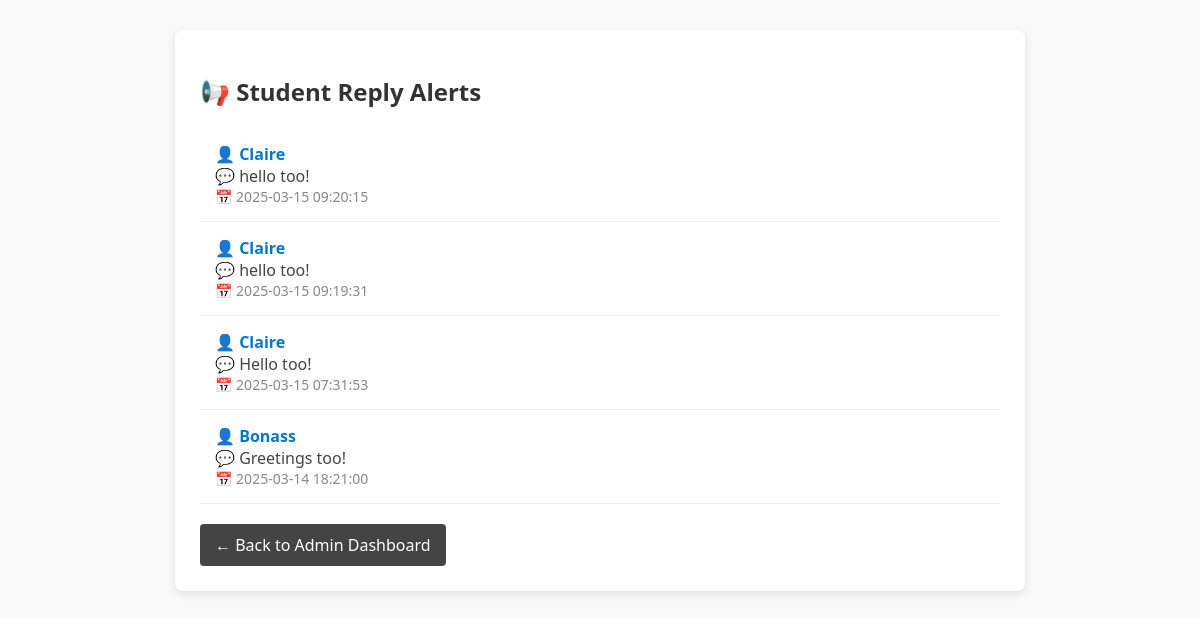
/admin/admin_alerts.php, run on the app's committed database.
### tables this page shows
CREATE TABLE `tblreplies` (
  `id` int(11) NOT NULL,
  `user_id` int(11) DEFAULT NULL,
  `notification_id` int(11) DEFAULT NULL,
  `reply_message` text DEFAULT NULL,
  `created_at` timestamp NOT NULL DEFAULT current_timestamp()
);

CREATE TABLE `tblusers` (
  `user_id` int(11) NOT NULL,
  `username` varchar(50) NOT NULL,
  `password` varchar(255) NOT NULL,
  `role` enum('student','admin') NOT NULL DEFAULT 'student',
  `created_at` timestamp NOT NULL DEFAULT current_timestamp()
);

### admin/admin_alerts.php (the view, shortened to what this page needs)
<?php
include('../connect_db.php');
$alerts = $conn->query("
    SELECT r.reply_message, r.created_at AS reply_date, u.username
    FROM tblreplies r
    INNER JOIN tblusers u ON r.user_id = u.user_id
    ORDER BY r.created_at DESC
");
?>
<!DOCTYPE html>
<html>
<head>
    <link rel="stylesheet" href="css/style.css">
</head>
<body>
    <div class="alert-box">
        <h2>📢 Student Reply Alerts</h2>
        <?php if ($alerts->num_rows > 0): ?>
            <?php while ($row = $alerts->fetch_assoc()): ?>
                <div class="alert-item">
                    <div class="student-name">👤 <?= htmlspecialchars($row['username']) ?></div>
                    <div class="alert-message">💬 <?= htmlspecialchars($row['reply_message']) ?></div>
                    <div class="alert-time">📅 <?= $row['reply_date'] ?></div>
                </div>
            <?php endwhile; ?>
        <?php else: ?>
            <p>No student replies yet.</p>
        <?php endif; ?>
        <a class="back-btn" href="admin_dashboard.php">← Back to Admin Dashboard</a>
    </div>
</body>
</html>

### admin/css/style.css (style rules this page uses)
body { font-family: 'Arial', sans-serif; margin: 0; padding: 0; background-color: #f4f7fc; overflow-x: hidden; }

### admin/admin_alerts.php (style rules this page uses)
body { font-family: 'Segoe UI', sans-serif; background: #f9f9f9; padding: 30px; }
.alert-box { background: #fff; padding: 25px; max-width: 800px; margin: auto; border-radius: 8px; box-shadow: 0 3px 8px rgba(0,0,0,0.1); }
h2 { margin-bottom: 20px; color: #333; }
.alert-item { padding: 15px; border-bottom: 1px solid #eee; }
.alert-message { font-size: 16px; color: #444; }
.alert-time { font-size: 14px; color: #888; }
.student-name { font-weight: bold; color: #0077cc; }
a.back-btn { display: inline-block; margin-top: 20px; background: #444; color: white; padding: 10px 15px; border-radius: 4px; text-decoration: none; }

### data on the page
tblreplies: user.username "Claire", reply_message "hello too!", created_at "2025-03-15 09:20:15"
tblreplies: user.username "Claire", reply_message "hello too!", created_at "2025-03-15 09:19:31"
tblreplies: user.username "Claire", reply_message "Hello too!", created_at "2025-03-15 07:31:53"
tblreplies: user.username "Bonass", reply_message "Greetings too!", created_at "2025-03-14 18:21:00"
